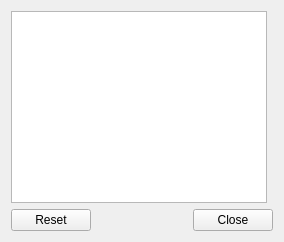
<?xml version="1.0" encoding="UTF-8"?>
<ui version="4.0">
 <class>RazorConfigDialog</class>
 <widget class="QWidget" name="RazorConfigDialog">
  <property name="windowTitle">
   <string>Dialog</string>
  </property>
  <layout class="QVBoxLayout" name="verticalLayout">
   <item>
    <layout class="QHBoxLayout" name="horizontalLayout">
     <item>
      <widget class="PageSelectWidget" name="moduleList">
       <property name="sizePolicy">
        <sizepolicy hsizetype="Preferred" vsizetype="Expanding">
         <horstretch>0</horstretch>
         <verstretch>0</verstretch>
        </sizepolicy>
       </property>
       <property name="horizontalScrollBarPolicy">
        <enum>Qt::ScrollBarAlwaysOff</enum>
       </property>
      </widget>
     </item>
     <item>
      <layout class="QVBoxLayout" name="verticalLayout_3">
       <item>
        <widget class="QStackedWidget" name="stackedWidget">
         <property name="currentIndex">
          <number>-1</number>
         </property>
        </widget>
       </item>
      </layout>
     </item>
    </layout>
   </item>
   <item>
    <widget class="QDialogButtonBox" name="buttons">
     <property name="orientation">
      <enum>Qt::Horizontal</enum>
     </property>
     <property name="standardButtons">
      <set>QDialogButtonBox::Close|QDialogButtonBox::Reset</set>
     </property>
    </widget>
   </item>
  </layout>
 </widget>
 <customwidgets>
  <customwidget>
   <class>PageSelectWidget</class>
   <extends>QListWidget</extends>
   <header location="global">razorqt/pageselectwidget.h</header>
  </customwidget>
 </customwidgets>
 <resources/>
 <connections>
  <connection>
   <sender>moduleList</sender>
   <signal>currentRowChanged(int)</signal>
   <receiver>stackedWidget</receiver>
   <slot>setCurrentIndex(int)</slot>
   <hints>
    <hint type="sourcelabel">
     <x>150</x>
     <y>123</y>
    </hint>
    <hint type="destinationlabel">
     <x>344</x>
     <y>117</y>
    </hint>
   </hints>
  </connection>
 </connections>
</ui>
